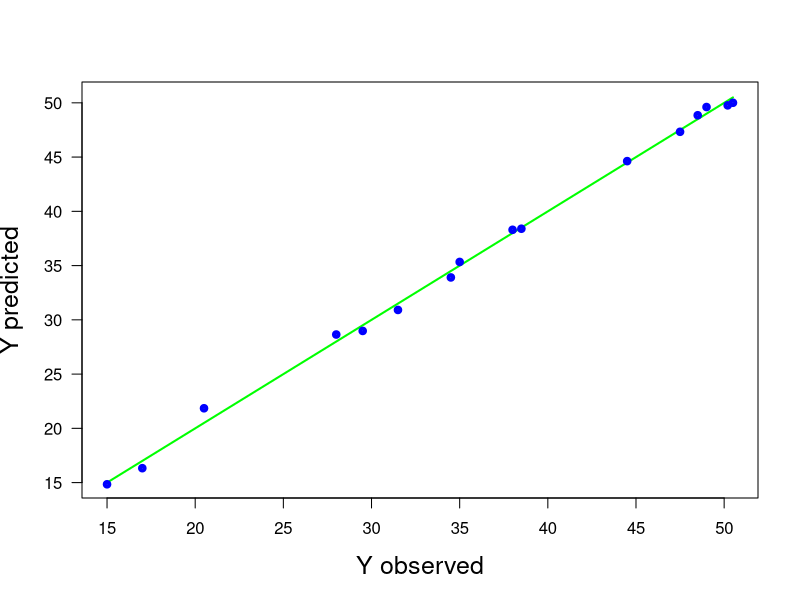

Here is the R script that generated this plot:
print('file: AcetylenePredictionYY.R')
print(date())
# acetylene data: X1, X3 anticorrelated
# -------------------------------------------
# (1) = observed data (Yo,X1o,X2o,X3o) and quadratic predictors
Yo = c(49.0,50.2,50.5,48.5,47.5,44.5,28.0,31.5,34.5,35.0,38.0,38.5,15.0,17.0,20.5,29.5)
X1o = c(1300,1300,1300,1300,1300,1300,1200,1200,1200,1200,1200,1200,1100,1100,1100,1100)
X2o = c(7.5,9.0,11.0,13.5,17.0,23.0,5.3,7.5,11.0,13.5,17.0,23.0,5.3,7.5,11.0,17.0)
X3o = c(12,12,11.5,13,13.5,12,40,38,32,26,34,41,84,98,92,86)/1000
X4o = X1o*X2o; X5o = X1o*X3o; X6o = X2o*X3o
X7o = X1o^2; X8o = X2o^2; X9o = X3o^2
LYo = length(Yo)   # sample size
NoP = 9            # number of predictors
# -------------------------------------------
# (2) Unit length scaling:
Xo = matrix(data=c(X1o,X2o,X3o,X4o,X5o,X6o,X7o,X8o,X9o),nrow=LYo,ncol=NoP)
# Unit length scaling = subtract mean (centering) and divide by square root of sum of squares
X = matrix(data=NA,nrow=LYo,ncol=NoP)
n = NoP
meanX = numeric(n); SX = numeric(n)
for(j in 1:NoP) {q = Xo[,j]; xj = (q-mean(q))/sqrt(sum((q-mean(q))^2)); 
X[,j] = xj; meanX[j] = mean(q); SX[j] = sqrt(sum( (q-mean(q))^2 ))}
meanY = mean(Yo)
SY = sqrt(sum((Yo-meanY)^2))
y = (Yo-meanY)/SY
# -------------------------------------------
# (3a) MLR of original data using lm():
outLMo = lm(Yo ~ Xo)
InterceptEsto = outLMo$coefficients[1]
bEsto = outLMo$coefficients[2:(NoP+1)]
# (3b) MLR of scaled data using lm():
outLMs = lm(y ~ X)
betaEst1 = outLMs$coefficients[2:(NoP+1)]
# (3c) MLR of scaled data: pedestrian way
XX = t(X)%*%X             # correlation matrix
XXI = solve(XX)           # inverse of X'X
betaEst2 = XXI%*%t(X)%*%y  # least squares solution
# -------------------------------------------
# (4) Convert from slopes for scaled data to slopes for original data:
bA = betaEst2/SX
cA = -betaEst2*meanX/SX
bEst2 = betaEst2/SX*SY
InterceptEst2 = sum(cA)*SY+meanY # intercept for original data
# -------------------------------------------
# (5) Multicollinearity diagnostics:
# (5a) Largest absolute correlation:
offdiagmax = -1; ioff = 0; joff = 0 # dummy values
for(i in 1:n) {
  for(j in 1:n) {if(i != j) {
    if (abs(XX[i,j]) > offdiagmax) {
      offdiagmax = abs(XX[i,j]); ioff = i; joff = j}}}
}
# -------------------------------------------
# (5b) Variance inflation factors (VIFs):
VIFs = diag(XXI)
# How many VIFs are > 10? Maximum of the VIFs?
nVIFsL10 = 0
for(j in 1:NoP) if (VIFs[j] > 10) nVIFsL10 = nVIFsL10 + 1
maxVIFs = max(VIFs)
# -------------------------------------------
# (5c) Eigensystem analysis of the correlation matrix XX
#      -> eigenvalues lambda_j
#      -> condition number: kappa = lambda_max/lambda_min
outEV = eigen(XX,symmetric=T)
lambda = outEV$values           # eigen values
kappa = max(lambda)/min(lambda) # condition number
# -------------------------------------------
# (5d) Condition number of X'
outSVD = svd(X)
muj = outSVD$d            # singular values
eta = max(muj)/min(muj)   # maximum ratio of singular values
# -------------------------------------------
r13o = cor(X1o,X3o) # correlation
# -------------------------------------------
sflag = 2
if (sflag == 2) {
  YPred = Xo%*%bEsto+InterceptEsto  # prediction
  xp = c(min(Yo),max(Yo))
  # png('AcetyleneYPredMLR170625.png',width=16,height=16,units='cm',res=300)
  plot(xp,xp,type='l',lwd=2,col='green',xlab='Y observed',ylab='Y predicted',las=1,
       cex.lab=1.5)
  points(Yo,YPred,lwd=4,col='blue',cex=0.6)
  # dev.off()
}
# -----------------------------------------------------------------------------
# Remarks:
# Calculation of the correlation matrix: XX = t(X)%*%X
#   t(X) is the transpose of the matrix X, i.e. all elements x_ij replaced by x_ji
#   The product between two matrices (or matrix and vector) is performed by 
#   applying %*%: C = A%*%C. When A is a k times n matrix and B is A n times m
#   matrix, C is a k times m matrix (when m = 1, B is a vector of length n).
# Inverse matrix:
#   The R routine solve() calculates the inverse of a matrix.
# Extract diagonal values from a matrix:
#   R routine diag(); when A is a n times n matrix, diag(A) generates a vector of length n
# Eigenvalues of a matrix:
#   R routine eigen(); if you know that the matrix A is symmetric you should
#      specify the symmetry parameter: symmetric=TRUE; leads to faster and 
#      more reliable solution
# Singular value decomposition (SVD):
#   R routine svd() with matrix X as argument; X = U * D * V^T
#   The matrices U, D, V can be accessed as follows:
#   out = svd(X)
#   U = out$u; d = out$d; V = out$v
#   Note that d is a vector because the D-matrix is diagonal; it contains the
#        singular values.
#      
# -----------------------------------------------------------------------------
print('Results of analysis:')
print(c(round(offdiagmax,4),'largest offdiagonal absolute correlation'))
print(c(round(maxVIFs),'maximum variance inflation factor'))
print(c(round(kappa),'condition number (maximum ratio of eigenvalues)'))
print(c(round(eta),'maximum ratio of singular values'))
print(c(round(r13o,2),'strong anticorrelation between 1. and 3. predictor'))
# -----------------------------------------------------------------------------
# 'file: AcetylenePredictionYY.R'
# 'Wed Dec 14 20:48:58 2022'
# 'Results of analysis:'
# '0.9997'     'largest offdiagonal absolute correlation'
# '2856749'    'maximum variance inflation factor'
# '50202670'   'condition number (maximum ratio of eigenvalues)'
# '7085'       'maximum ratio of singular values'
# '-0.96'      'strong anticorrelation between 1. and 3. predictor'
# -----------------------------------------------------------------------------
